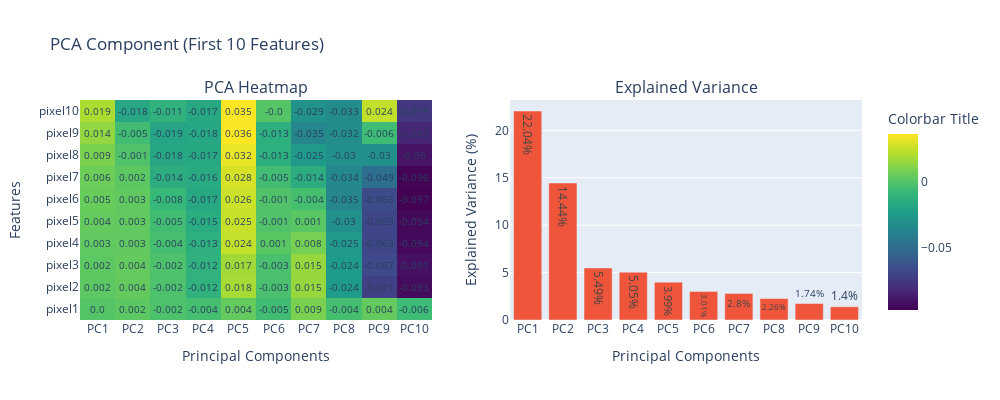

Notebook code cell kept with this figure:
### Code cell
# Create the bar plot using Plotly
explained_variance_ratios_percentage = [item * 100 for item in explained_variance]
explained_variance_ratios_percentage_10 = explained_variance_ratios_percentage[:10]

# Principal components
pc_list = [f"PC{i+1}" for i in range(len(explained_variance_ratios_percentage_10))]

# Create a DataFrame for plotting
data = pd.DataFrame({'Principal Components': pc_list, 'Explained Variance (%)': explained_variance_ratios_percentage_10})



# Choose a subset of features to display (e.g., the first 10)
num_features_to_display = 10
selected_feature_names = feature_names[:num_features_to_display]

# Principal components
columns_names = [f"PC{i+1}" for i in range(len(selected_feature_names))]

# Extract the PCA components for the selected features
pca_component = pd.DataFrame(pca_components[:num_features_to_display, :10].round(3), index=selected_feature_names, columns=columns_names)

#plot2


# Create a subplot with 1 row and 2 columns
fig = sp.make_subplots(rows=1, cols=2, subplot_titles=("PCA Heatmap", "Explained Variance"))


# Create the PCA heatmap using go.Heatmap
heatmap = go.Heatmap(
    z=pca_component.values,
    x=list(pca_component.columns),
    y=list(pca_component.index),
    colorscale='Viridis',
    showscale=True,
    colorbar=dict(title='Colorbar Title'),
)

# Add the PCA heatmap to the first column
fig.add_trace(heatmap, row=1, col=1)

# Manually add text annotations to the PCA heatmap cells
for i in range(len(pca_component.index)):
    for j in range(len(pca_component.columns)):
        text_annotation = pca_component.iloc[i, j]
        fig.add_annotation(
            x=pca_component.columns[j],
            y=pca_component.index[i],
            text=str(text_annotation),
            showarrow=False,
            font=dict(size=10),
        )

# Add the Explained Variance bar plot to the second column
fig.add_trace(go.Bar(
    x=data['Principal Components'], y=data['Explained Variance (%)'],
    text=data['Explained Variance (%)'].round(2).astype(str) + '%'
), row=1, col=2)

# Update layout for the first subplot (PCA Heatmap)
fig.update_xaxes(title_text="Principal Components", row=1, col=1)
fig.update_yaxes(title_text="Features", row=1, col=1)
fig.update_layout(title_text="PCA Component (First 10 Features)", width=1000, height=400)

# Update layout for the second subplot (Explained Variance)
fig.update_xaxes(title_text="Principal Components", row=1, col=2)
fig.update_yaxes(title_text="Explained Variance (%)", row=1, col=2)
fig.update_layout(showlegend=False)


# Show the combined subplot
fig.show()

### Figure 1 — Plotly figure (JSON) as saved in the notebook; plotly's stock layout.template omitted (floating-point values rounded to 4 significant figures)
{"data": [{"colorbar": {"title": {"text": "Colorbar Title"}}, "colorscale": [[0, "#440154"], [0.1111, "#482878"], [0.2222, "#3e4989"], [0.3333, "#31688e"], [0.4444, "#26828e"], [0.5556, "#1f9e89"], [0.6667, "#35b779"], [0.7778, "#6ece58"], [0.8889, "#b5de2b"], [1, "#fde725"]], "showscale": true, "type": "heatmap", "x": ["PC1", "PC2", "PC3", "PC4", "PC5", "PC6", "PC7", "PC8", "PC9", "PC10"], "xaxis": "x", "y": ["pixel1", "pixel2", "pixel3", "pixel4", "pixel5", "pixel6", "pixel7", "pixel8", "pixel9", "pixel10"], "yaxis": "y", "z": [[0, 0.002, -0.002, -0.004, 0.004, -0.005, 0.009, -0.004, 0.004, -0.006], [0.002, 0.004, -0.002, -0.012, 0.018, -0.003, 0.015, -0.024, -0.071, -0.093], [0.002, 0.004, -0.002, -0.012, 0.017, -0.003, 0.015, -0.024, -0.067, -0.091], [0.003, 0.003, -0.004, -0.013, 0.024, 0.001, 0.008, -0.025, -0.069, -0.094], [0.004, 0.003, -0.005, -0.015, 0.025, -0.001, 0.001, -0.03, -0.069, -0.094], [0.005, 0.003, -0.008, -0.017, 0.026, -0.001, -0.004, -0.035, -0.066, -0.097], [0.006, 0.002, -0.014, -0.016, 0.028, -0.005, -0.014, -0.034, -0.049, -0.096], [0.009, -0.001, -0.018, -0.017, 0.032, -0.013, -0.025, -0.03, -0.03, -0.09], [0.014, -0.005, -0.019, -0.018, 0.036, -0.013, -0.035, -0.032, -0.006, -0.083], [0.019, -0.018, -0.011, -0.017, 0.035, 0, -0.029, -0.033, 0.024, -0.075]]}, {"text": ["22.04%", "14.44%", "5.49%", "5.05%", "3.99%", "3.01%", "2.8%", "2.26%", "1.74%", "1.4%"], "type": "bar", "x": ["PC1", "PC2", "PC3", "PC4", "PC5", "PC6", "PC7", "PC8", "PC9", "PC10"], "xaxis": "x2", "y": [22.04, 14.44, 5.489, 5.045, 3.989, 3.011, 2.799, 2.262, 1.738, 1.395], "yaxis": "y2"}], "layout": {"annotations": [{"font": {"size": 16}, "showarrow": false, "text": "PCA Heatmap", "x": 0.225, "xanchor": "center", "xref": "paper", "y": 1, "yanchor": "bottom", "yref": "paper"}, {"font": {"size": 16}, "showarrow": false, "text": "Explained Variance", "x": 0.775, "xanchor": "center", "xref": "paper", "y": 1, "yanchor": "bottom", "yref": "paper"}, {"font": {"size": 10}, "showarrow": false, "text": "0.0", "x": "PC1", "y": "pixel1"}, {"font": {"size": 10}, "showarrow": false, "text": "0.002", "x": "PC2", "y": "pixel1"}, {"font": {"size": 10}, "showarrow": false, "text": "-0.002", "x": "PC3", "y": "pixel1"}, {"font": {"size": 10}, "showarrow": false, "text": "-0.004", "x": "PC4", "y": "pixel1"}, {"font": {"size": 10}, "showarrow": false, "text": "0.004", "x": "PC5", "y": "pixel1"}, {"font": {"size": 10}, "showarrow": false, "text": "-0.005", "x": "PC6", "y": "pixel1"}, {"font": {"size": 10}, "showarrow": false, "text": "0.009", "x": "PC7", "y": "pixel1"}, {"font": {"size": 10}, "showarrow": false, "text": "-0.004", "x": "PC8", "y": "pixel1"}, {"font": {"size": 10}, "showarrow": false, "text": "0.004", "x": "PC9", "y": "pixel1"}, {"font": {"size": 10}, "showarrow": false, "text": "-0.006", "x": "PC10", "y": "pixel1"}, {"font": {"size": 10}, "showarrow": false, "text": "0.002", "x": "PC1", "y": "pixel2"}, {"font": {"size": 10}, "showarrow": false, "text": "0.004", "x": "PC2", "y": "pixel2"}, {"font": {"size": 10}, "showarrow": false, "text": "-0.002", "x": "PC3", "y": "pixel2"}, {"font": {"size": 10}, "showarrow": false, "text": "-0.012", "x": "PC4", "y": "pixel2"}, {"font": {"size": 10}, "showarrow": false, "text": "0.018", "x": "PC5", "y": "pixel2"}, {"font": {"size": 10}, "showarrow": false, "text": "-0.003", "x": "PC6", "y": "pixel2"}, {"font": {"size": 10}, "showarrow": false, "text": "0.015", "x": "PC7", "y": "pixel2"}, {"font": {"size": 10}, "showarrow": false, "text": "-0.024", "x": "PC8", "y": "pixel2"}, {"font": {"size": 10}, "showarrow": false, "text": "-0.071", "x": "PC9", "y": "pixel2"}, {"font": {"size": 10}, "showarrow": false, "text": "-0.093", "x": "PC10", "y": "pixel2"}, {"font": {"size": 10}, "showarrow": false, "text": "0.002", "x": "PC1", "y": "pixel3"}, {"font": {"size": 10}, "showarrow": false, "text": "0.004", "x": "PC2", "y": "pixel3"}, {"font": {"size": 10}, "showarrow": false, "text": "-0.002", "x": "PC3", "y": "pixel3"}, {"font": {"size": 10}, "showarrow": false, "text": "-0.012", "x": "PC4", "y": "pixel3"}, {"font": {"size": 10}, "showarrow": false, "text": "0.017", "x": "PC5", "y": "pixel3"}, {"font": {"size": 10}, "showarrow": false, "text": "-0.003", "x": "PC6", "y": "pixel3"}, {"font": {"size": 10}, "showarrow": false, "text": "0.015", "x": "PC7", "y": "pixel3"}, {"font": {"size": 10}, "showarrow": false, "text": "-0.024", "x": "PC8", "y": "pixel3"}, {"font": {"size": 10}, "showarrow": false, "text": "-0.067", "x": "PC9", "y": "pixel3"}, {"font": {"size": 10}, "showarrow": false, "text": "-0.091", "x": "PC10", "y": "pixel3"}, {"font": {"size": 10}, "showarrow": false, "text": "0.003", "x": "PC1", "y": "pixel4"}, {"font": {"size": 10}, "showarrow": false, "text": "0.003", "x": "PC2", "y": "pixel4"}, {"font": {"size": 10}, "showarrow": false, "text": "-0.004", "x": "PC3", "y": "pixel4"}, {"font": {"size": 10}, "showarrow": false, "text": "-0.013", "x": "PC4", "y": "pixel4"}, {"font": {"size": 10}, "showarrow": false, "text": "0.024", "x": "PC5", "y": "pixel4"}, {"font": {"size": 10}, "showarrow": false, "text": "0.001", "x": "PC6", "y": "pixel4"}, {"font": {"size": 10}, "showarrow": false, "text": "0.008", "x": "PC7", "y": "pixel4"}, {"font": {"size": 10}, "showarrow": false, "text": "-0.025", "x": "PC8", "y": "pixel4"}, {"font": {"size": 10}, "showarrow": false, "text": "-0.069", "x": "PC9", "y": "pixel4"}, {"font": {"size": 10}, "showarrow": false, "text": "-0.094", "x": "PC10", "y": "pixel4"}, {"font": {"size": 10}, "showarrow": false, "text": "0.004", "x": "PC1", "y": "pixel5"}, {"font": {"size": 10}, "showarrow": false, "text": "0.003", "x": "PC2", "y": "pixel5"}, {"font": {"size": 10}, "showarrow": false, "text": "-0.005", "x": "PC3", "y": "pixel5"}, {"font": {"size": 10}, "showarrow": false, "text": "-0.015", "x": "PC4", "y": "pixel5"}, {"font": {"size": 10}, "showarrow": false, "text": "0.025", "x": "PC5", "y": "pixel5"}, {"font": {"size": 10}, "showarrow": false, "text": "-0.001", "x": "PC6", "y": "pixel5"}, {"font": {"size": 10}, "showarrow": false, "text": "0.001", "x": "PC7", "y": "pixel5"}, {"font": {"size": 10}, "showarrow": false, "text": "-0.03", "x": "PC8", "y": "pixel5"}, {"font": {"size": 10}, "showarrow": false, "text": "-0.069", "x": "PC9", "y": "pixel5"}, {"font": {"size": 10}, "showarrow": false, "text": "-0.094", "x": "PC10", "y": "pixel5"}, {"font": {"size": 10}, "showarrow": false, "text": "0.005", "x": "PC1", "y": "pixel6"}, {"font": {"size": 10}, "showarrow": false, "text": "0.003", "x": "PC2", "y": "pixel6"}, {"font": {"size": 10}, "showarrow": false, "text": "-0.008", "x": "PC3", "y": "pixel6"}, {"font": {"size": 10}, "showarrow": false, "text": "-0.017", "x": "PC4", "y": "pixel6"}, {"font": {"size": 10}, "showarrow": false, "text": "0.026", "x": "PC5", "y": "pixel6"}, {"font": {"size": 10}, "showarrow": false, "text": "-0.001", "x": "PC6", "y": "pixel6"}, {"font": {"size": 10}, "showarrow": false, "text": "-0.004", "x": "PC7", "y": "pixel6"}, {"font": {"size": 10}, "showarrow": false, "text": "-0.035", "x": "PC8", "y": "pixel6"}, {"font": {"size": 10}, "showarrow": false, "text": "-0.066", "x": "PC9", "y": "pixel6"}, {"font": {"size": 10}, "showarrow": false, "text": "-0.097", "x": "PC10", "y": "pixel6"}, {"font": {"size": 10}, "showarrow": false, "text": "0.006", "x": "PC1", "y": "pixel7"}, {"font": {"size": 10}, "showarrow": false, "text": "0.002", "x": "PC2", "y": "pixel7"}, {"font": {"size": 10}, "showarrow": false, "text": "-0.014", "x": "PC3", "y": "pixel7"}, {"font": {"size": 10}, "showarrow": false, "text": "-0.016", "x": "PC4", "y": "pixel7"}, {"font": {"size": 10}, "showarrow": false, "text": "0.028", "x": "PC5", "y": "pixel7"}, {"font": {"size": 10}, "showarrow": false, "text": "-0.005", "x": "PC6", "y": "pixel7"}, {"font": {"size": 10}, "showarrow": false, "text": "-0.014", "x": "PC7", "y": "pixel7"}, {"font": {"size": 10}, "showarrow": false, "text": "-0.034", "x": "PC8", "y": "pixel7"}, {"font": {"size": 10}, "showarrow": false, "text": "-0.049", "x": "PC9", "y": "pixel7"}, {"font": {"size": 10}, "showarrow": false, "text": "-0.096", "x": "PC10", "y": "pixel7"}, {"font": {"size": 10}, "showarrow": false, "text": "0.009", "x": "PC1", "y": "pixel8"}, {"font": {"size": 10}, "showarrow": false, "text": "-0.001", "x": "PC2", "y": "pixel8"}, {"font": {"size": 10}, "showarrow": false, "text": "-0.018", "x": "PC3", "y": "pixel8"}, {"font": {"size": 10}, "showarrow": false, "text": "-0.017", "x": "PC4", "y": "pixel8"}, {"font": {"size": 10}, "showarrow": false, "text": "0.032", "x": "PC5", "y": "pixel8"}, {"font": {"size": 10}, "showarrow": false, "text": "-0.013", "x": "PC6", "y": "pixel8"}, {"font": {"size": 10}, "showarrow": false, "text": "-0.025", "x": "PC7", "y": "pixel8"}, {"font": {"size": 10}, "showarrow": false, "text": "-0.03", "x": "PC8", "y": "pixel8"}, {"font": {"size": 10}, "showarrow": false, "text": "-0.03", "x": "PC9", "y": "pixel8"}, {"font": {"size": 10}, "showarrow": false, "text": "-0.09", "x": "PC10", "y": "pixel8"}, {"font": {"size": 10}, "showarrow": false, "text": "0.014", "x": "PC1", "y": "pixel9"}, {"font": {"size": 10}, "showarrow": false, "text": "-0.005", "x": "PC2", "y": "pixel9"}, {"font": {"size": 10}, "showarrow": false, "text": "-0.019", "x": "PC3", "y": "pixel9"}, {"font": {"size": 10}, "showarrow": false, "text": "-0.018", "x": "PC4", "y": "pixel9"}, {"font": {"size": 10}, "showarrow": false, "text": "0.036", "x": "PC5", "y": "pixel9"}, {"font": {"size": 10}, "showarrow": false, "text": "-0.013", "x": "PC6", "y": "pixel9"}, {"font": {"size": 10}, "showarrow": false, "text": "-0.035", "x": "PC7", "y": "pixel9"}, {"font": {"size": 10}, "showarrow": false, "text": "-0.032", "x": "PC8", "y": "pixel9"}, {"font": {"size": 10}, "showarrow": false, "text": "-0.006", "x": "PC9", "y": "pixel9"}, {"font": {"size": 10}, "showarrow": false, "text": "-0.083", "x": "PC10", "y": "pixel9"}, {"font": {"size": 10}, "showarrow": false, "text": "0.019", "x": "PC1", "y": "pixel10"}, {"font": {"size": 10}, "showarrow": false, "text": "-0.018", "x": "PC2", "y": "pixel10"}, {"font": {"size": 10}, "showarrow": false, "text": "-0.011", "x": "PC3", "y": "pixel10"}, {"font": {"size": 10}, "showarrow": false, "text": "-0.017", "x": "PC4", "y": "pixel10"}, {"font": {"size": 10}, "showarrow": false, "text": "0.035", "x": "PC5", "y": "pixel10"}, {"font": {"size": 10}, "showarrow": false, "text": "-0.0", "x": "PC6", "y": "pixel10"}, {"font": {"size": 10}, "showarrow": false, "text": "-0.029", "x": "PC7", "y": "pixel10"}, {"font": {"size": 10}, "showarrow": false, "text": "-0.033", "x": "PC8", "y": "pixel10"}, {"font": {"size": 10}, "showarrow": false, "text": "0.024", "x": "PC9", "y": "pixel10"}, {"font": {"size": 10}, "showarrow": false, "text": "-0.075", "x": "PC10", "y": "pixel10"}], "height": 400, "showlegend": false, "title": {"text": "PCA Component (First 10 Features)"}, "width": 1000, "xaxis": {"anchor": "y", "domain": [0, 0.45], "title": {"text": "Principal Components"}}, "xaxis2": {"anchor": "y2", "domain": [0.55, 1], "title": {"text": "Principal Components"}}, "yaxis": {"anchor": "x", "domain": [0, 1], "title": {"text": "Features"}}, "yaxis2": {"anchor": "x2", "domain": [0, 1], "title": {"text": "Explained Variance (%)"}}}}
